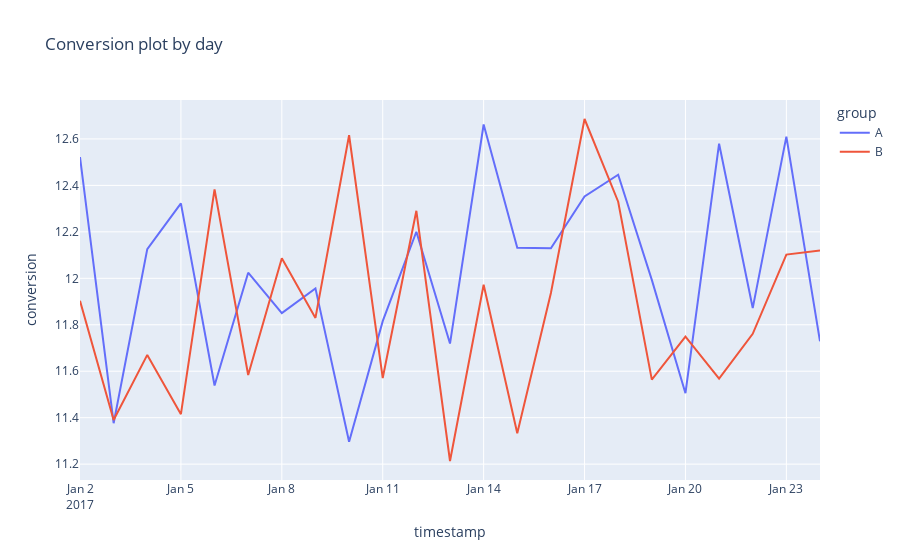

Notebook code for this chart:
### Code cell
fig = px.line(
    sample_ab,
    x='timestamp',
    y='conversion',
    color='group',
    title='Conversion plot by day'
)
fig.show()

### Figure 1 — Plotly figure (JSON) as saved in the notebook; plotly's stock layout.template omitted (floating-point values rounded to 4 significant figures)
{"data": [{"hovertemplate": "group=A<br>timestamp=%{x}<br>conversion=%{y}<extra></extra>", "legendgroup": "A", "line": {"color": "#636efa", "dash": "solid"}, "marker": {"symbol": "circle"}, "mode": "lines", "name": "A", "orientation": "v", "showlegend": true, "type": "scatter", "x": ["2017-01-02T00:00:00", "2017-01-03T00:00:00", "2017-01-04T00:00:00", "2017-01-05T00:00:00", "2017-01-06T00:00:00", "2017-01-07T00:00:00", "2017-01-08T00:00:00", "2017-01-09T00:00:00", "2017-01-10T00:00:00", "2017-01-11T00:00:00", "2017-01-12T00:00:00", "2017-01-13T00:00:00", "2017-01-14T00:00:00", "2017-01-15T00:00:00", "2017-01-16T00:00:00", "2017-01-17T00:00:00", "2017-01-18T00:00:00", "2017-01-19T00:00:00", "2017-01-20T00:00:00", "2017-01-21T00:00:00", "2017-01-22T00:00:00", "2017-01-23T00:00:00", "2017-01-24T00:00:00"], "xaxis": "x", "y": [12.52, 11.38, 12.13, 12.32, 11.54, 12.02, 11.85, 11.96, 11.3, 11.82, 12.2, 11.72, 12.66, 12.13, 12.13, 12.35, 12.45, 11.99, 11.51, 12.58, 11.87, 12.61, 11.73], "yaxis": "y"}, {"hovertemplate": "group=B<br>timestamp=%{x}<br>conversion=%{y}<extra></extra>", "legendgroup": "B", "line": {"color": "#EF553B", "dash": "solid"}, "marker": {"symbol": "circle"}, "mode": "lines", "name": "B", "orientation": "v", "showlegend": true, "type": "scatter", "x": ["2017-01-02T00:00:00", "2017-01-03T00:00:00", "2017-01-04T00:00:00", "2017-01-05T00:00:00", "2017-01-06T00:00:00", "2017-01-07T00:00:00", "2017-01-08T00:00:00", "2017-01-09T00:00:00", "2017-01-10T00:00:00", "2017-01-11T00:00:00", "2017-01-12T00:00:00", "2017-01-13T00:00:00", "2017-01-14T00:00:00", "2017-01-15T00:00:00", "2017-01-16T00:00:00", "2017-01-17T00:00:00", "2017-01-18T00:00:00", "2017-01-19T00:00:00", "2017-01-20T00:00:00", "2017-01-21T00:00:00", "2017-01-22T00:00:00", "2017-01-23T00:00:00", "2017-01-24T00:00:00"], "xaxis": "x", "y": [11.9, 11.39, 11.67, 11.41, 12.38, 11.58, 12.09, 11.83, 12.62, 11.57, 12.29, 11.21, 11.97, 11.33, 11.94, 12.69, 12.33, 11.56, 11.75, 11.57, 11.76, 12.1, 12.12], "yaxis": "y"}], "layout": {"legend": {"title": {"text": "group"}, "tracegroupgap": 0}, "title": {"text": "Conversion plot by day"}, "xaxis": {"anchor": "y", "domain": [0, 1], "title": {"text": "timestamp"}}, "yaxis": {"anchor": "x", "domain": [0, 1], "title": {"text": "conversion"}}}}
